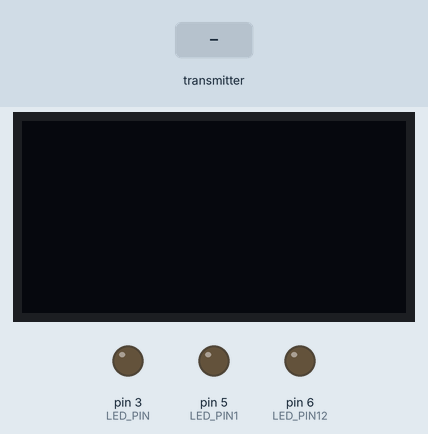
This sketch was run on a simulated Arduino Uno, built with avr-gcc and run on an emulated ATmega328P. Parts: 128×64 one-colour display, output pins drawn as LEDs (lit = HIGH). The test bench sets the inputs (shaded band). No radio packets arrive unless stated; what the sketch prints to the serial monitor is not drawn.

Above: at 1.2 s.
1.3 s: the transmitter starts sending receivedData = 0
At 2.9 s:
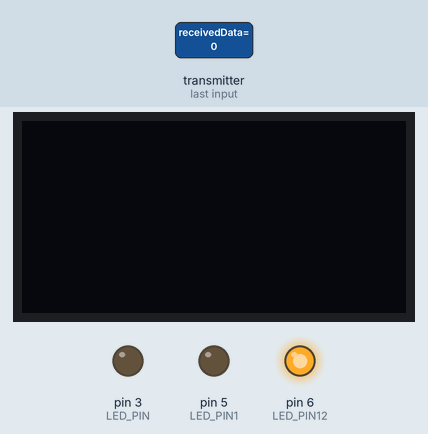
At 7.1 s:
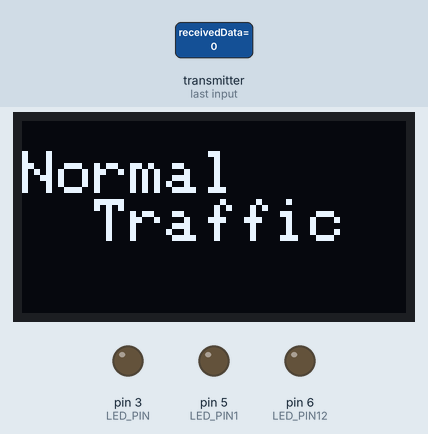
Timing chart, 0 to 13.3 s (numbered marks = the images above; inputs shaded):
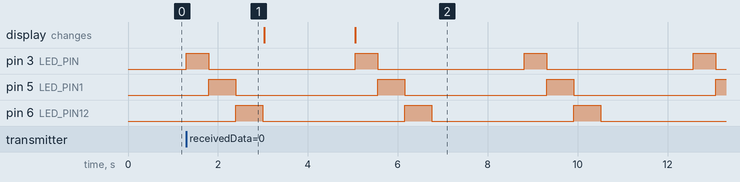

The sketch:

RX_CODE.ino.ino
```cpp
#include <VirtualWire.h>
#include <Wire.h>
#include <Adafruit_GFX.h>
#include <Adafruit_SSD1306.h>

#define SCREEN_WIDTH 128 // OLED display width, in pixels
#define SCREEN_HEIGHT 64 // OLED display height, in pixels

// Declaration for an SSD1306 display connected to I2C (SDA, SCL pins)
Adafruit_SSD1306 display(SCREEN_WIDTH, SCREEN_HEIGHT, &Wire, -1);


#define RX_PIN 11 // Pin connected to the RF receiver
const int LED_PIN =  3;
const int LED_PIN1 =  5;
const int LED_PIN12 =  6;


void setup() {
  Serial.begin(9600); // Initialize serial communication
  pinMode(RX_PIN, INPUT); // Set the receiver pin as input
  vw_set_rx_pin(RX_PIN); // Set the RX pin for VirtualWire library
  vw_setup(2000); // Bits per second
  vw_rx_start(); // Start the receiver
  pinMode(LED_PIN, OUTPUT);
  pinMode(LED_PIN1, OUTPUT);
  pinMode(LED_PIN12, OUTPUT);


}

void loop() {
  uint8_t buf[VW_MAX_MESSAGE_LEN]; // Buffer to store received data
  uint8_t buflen = VW_MAX_MESSAGE_LEN; // Length of the buffer
  if (vw_get_message(buf, &buflen)) { // If a message is received
    int receivedData;
    memcpy(&receivedData, buf, sizeof(receivedData)); // Extract the data from the buffer
    Serial.println(receivedData); // Print the received data
    if(receivedData==1){
      Serial.println("high");
      digitalWrite(LED_PIN, HIGH);
      digitalWrite(LED_PIN1, LOW);
      digitalWrite(LED_PIN12, LOW);


      text();

    }
    else{
    digitalWrite(LED_PIN, HIGH);
    delay(500);
    digitalWrite(LED_PIN, LOW);
    digitalWrite(LED_PIN1, HIGH);
    delay(600);
    digitalWrite(LED_PIN1, LOW);
    digitalWrite(LED_PIN12, HIGH);
    delay(600);
    digitalWrite(LED_PIN12, LOW);


    text11();


    }
  }
}

void text() {
  Serial.begin(9600);

  if (!display.begin(SSD1306_SWITCHCAPVCC, 0x3C)) { // Address 0x3D for 128x64
    Serial.println(F("SSD1306 allocation failed"));
    for (;;) ;
  }
  delay(2000);
  display.clearDisplay();

  display.setTextSize(2);
  display.setTextColor(WHITE);
  display.setCursor(0, 10);
  // Display static text
  display.println("Ambulance incomming!");
  display.display();

}
void text11() {
  Serial.begin(9600);

  if (!display.begin(SSD1306_SWITCHCAPVCC, 0x3C)) { // Address 0x3D for 128x64
    Serial.println(F("SSD1306 allocation failed"));
    for (;;) ;
  }
  delay(2000);
  display.clearDisplay();

  display.setTextSize(2);
  display.setTextColor(WHITE);
  display.setCursor(0, 10);
  // Display static text
  display.println("Normal      Traffic");
  display.display();

}
```

Measured:
- after the input at 1.3 s, pin 3 (LED_PIN): alternates HIGH for 0.50 s and LOW for 3.3 s, starting at once; pin 5 (LED_PIN1): alternates HIGH for 0.60 s and LOW for 3.2 s, starting after 0.50 s; pin 6 (LED_PIN12): alternates HIGH for 0.60 s and LOW for 3.2 s, starting after 1.1 s
